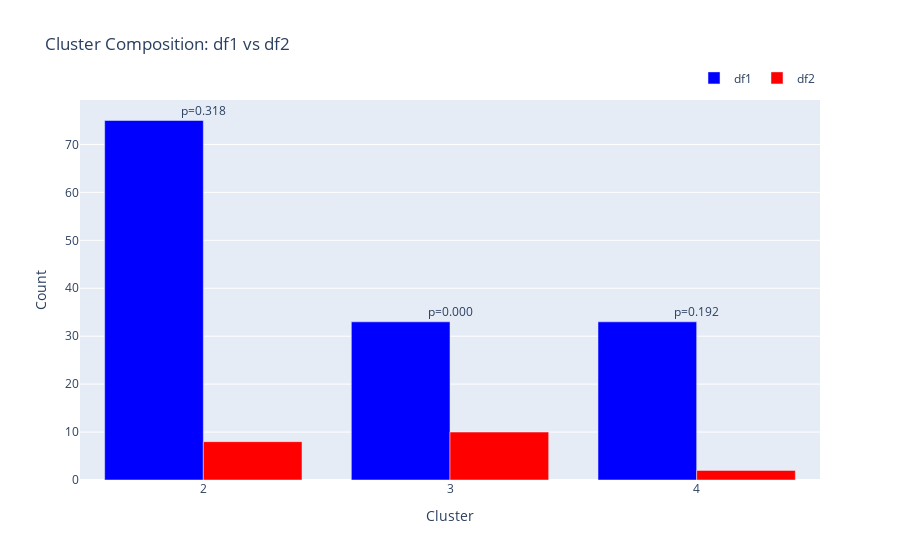

Source (notebook cell):
### Markdown cell above
Summary
* What we can see is that clusters 2, 3, and 4 (the 3 clusters in the middle of the plot) are where df1 and df2 overlap with similarities. 
* The 1st cluster (light blue) and 5th cluster (brown) are only seen in df1 and are considered outliers compared to the 3 middle clusters.

### Code cell
# Calculate cluster distances
cluster_centers = plot_df.groupby('cluster')[['x', 'y']].mean()
distances = pd.DataFrame(index=cluster_centers.index, columns=cluster_centers.index)

for i in cluster_centers.index:
    for j in cluster_centers.index:
        if i != j:
            # Using Euclidean distance
            distances.loc[i, j] = np.linalg.norm(cluster_centers.loc[i] - cluster_centers.loc[j])

print("Cluster Distances:")
print(distances)

# Analyze significance of differences between df1 and df2
def analyze_cluster_differences(df):
    results = []
    for cluster in df['cluster'].unique():
        if cluster != -1:  # Exclude noise points (cluster -1)
            df1_cluster = df[(df['source'] == 'df1') & (df['cluster'] == cluster)]
            df2_cluster = df[(df['source'] == 'df2') & (df['cluster'] == cluster)]
            
            if len(df1_cluster) > 0 and len(df2_cluster) > 0:
                _, p_value = stats.mannwhitneyu(
                    df1_cluster[['x', 'y']].values.flatten(),
                    df2_cluster[['x', 'y']].values.flatten()
                )
                results.append({
                    'cluster': cluster,
                    'df1_count': len(df1_cluster),
                    'df2_count': len(df2_cluster),
                    'p_value': p_value
                })
    
    return pd.DataFrame(results)

difference_analysis = analyze_cluster_differences(plot_df)
print("\nCluster Difference Analysis:")
print(difference_analysis)

# Visualize the differences
fig_diff = go.Figure()

for source in ['df1', 'df2']:
    fig_diff.add_trace(go.Bar(
        x=difference_analysis['cluster'],
        y=difference_analysis[f'{source}_count'],
        name=source,
        marker_color='blue' if source == 'df1' else 'red'
    ))

fig_diff.update_layout(
    title='Cluster Composition: df1 vs df2',
    xaxis_title='Cluster',
    yaxis_title='Count',
    barmode='group',
    legend=dict(
        orientation="h",
        yanchor="bottom",
        y=1.02,
        xanchor="right",
        x=1
    )
)

# Add p-values as annotations
for _, row in difference_analysis.iterrows():
    fig_diff.add_annotation(
        x=row['cluster'],
        y=max(row['df1_count'], row['df2_count']),
        text=f"p={row['p_value']:.3f}",
        showarrow=False,
        yshift=10
    )

fig_diff.show()

### Figure 1 — Plotly figure (JSON) as saved in the notebook; plotly's stock layout.template omitted (floating-point values rounded to 4 significant figures)
{"data": [{"marker": {"color": "blue"}, "name": "df1", "type": "bar", "x": [4, 3, 2], "y": [33, 33, 75]}, {"marker": {"color": "red"}, "name": "df2", "type": "bar", "x": [4, 3, 2], "y": [2, 10, 8]}], "layout": {"annotations": [{"showarrow": false, "text": "p=0.192", "x": 4, "y": 33, "yshift": 10}, {"showarrow": false, "text": "p=0.000", "x": 3, "y": 33, "yshift": 10}, {"showarrow": false, "text": "p=0.318", "x": 2, "y": 75, "yshift": 10}], "barmode": "group", "legend": {"orientation": "h", "x": 1, "xanchor": "right", "y": 1.02, "yanchor": "bottom"}, "title": {"text": "Cluster Composition: df1 vs df2"}, "xaxis": {"title": {"text": "Cluster"}}, "yaxis": {"title": {"text": "Count"}}}}
